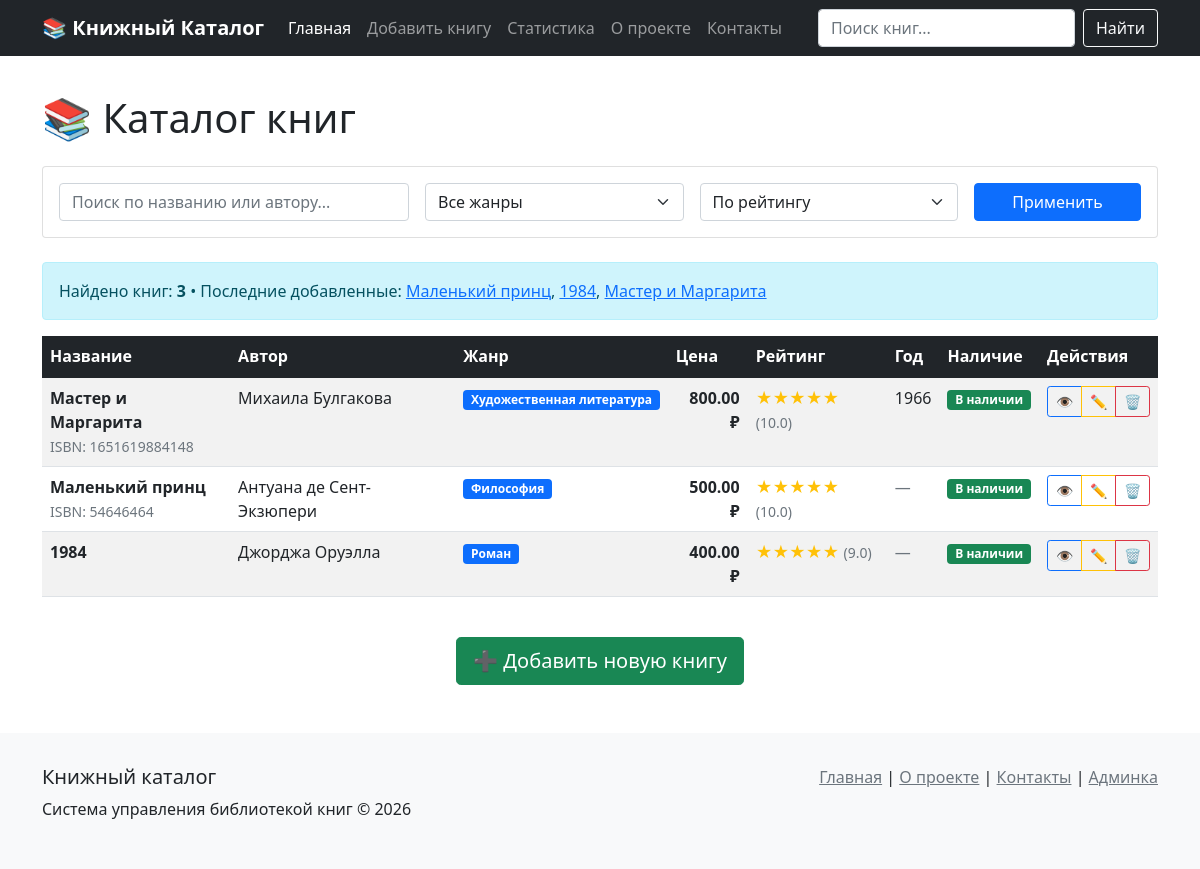
/?sort_by=-rating, run on the app's committed database.
### book/models.py (models this page shows, shortened)
class Book(models.Model):
    GENRE_CHOICES = [
        ('FICTION', 'Художественная литература'),
        ('SCIFI', 'Научная фантастика'),
        ('FANTASY', 'Фэнтези'),
        ('CLASSIC', 'Классика'),
        ('DETECTIVE', 'Детектив'),
        ('ROMANCE', 'Роман'),
        ('HISTORY', 'Историческая'),
        ('PSYCHOLOGY', 'Психология'),
        ('PHILOSOPHY', 'Философия'),
        ('CHILDREN', 'Детская'),
        ('OTHER', 'Другое'),
    ]
    title = models.CharField(
        verbose_name='Название',
        max_length=255
    )
    author = models.CharField(
        verbose_name='Автор',
        max_length=255
    )
    genre = models.CharField(
        verbose_name='Жанр',
        max_length=50,
        choices=GENRE_CHOICES,
        default='FICTION'
    )
    short_description = models.TextField(
        verbose_name='Краткое описание',
        blank=True
    )
    reading_reason = models.TextField(
        verbose_name='Почему стоит прочитать',
        blank=True
    )
    rating = models.DecimalField(
        verbose_name='Рейтинг',
        max_digits=3,
        decimal_places=1,
        validators=[MinValueValidator(0.0), MaxValueValidator(10.0)],
        null=True,
        blank=True
    )
    price_rub = models.DecimalField(
        verbose_name='Цена (₽)',
        max_digits=10,
        decimal_places=2,
        validators=[MinValueValidator(0.0)],
        default=0.00
    )
    isbn = models.CharField(
        verbose_name='ISBN',
        max_length=13,
        blank=True,
        null=True,
        help_text='Международный стандартный книжный номер'
    )
    publication_year = models.PositiveIntegerField(
        verbose_name='Год издания',
        null=True,
        blank=True,
        validators=[MinValueValidator(1800), MaxValueValidator(2100)],
        help_text='Год первой публикации'
    )
    page_count = models.PositiveIntegerField(
        verbose_name='Количество страниц',
        null=True,
        blank=True,
        help_text='Объем книги в страницах'
    )
    cover_image = models.ImageField(
        verbose_name='Обложка книги',
        upload_to='book/covers/',
        null=True,
        blank=True,
        help_text='Изображение обложки'
    )
    is_available = models.BooleanField(
        verbose_name='В наличии',
        default=True
    )
    created_at = models.DateTimeField(
        verbose_name='Дата добавления',
        auto_now_add=True
    )
    updated_at = models.DateTimeField(
        verbose_name='Дата обновления',
        auto_now=True
    )
    class Meta:
        verbose_name = 'Книга'
        verbose_name_plural = 'Книги'
        ordering = ['-created_at']

### book/views.py (the view, shortened to what this page needs)
# urls.py: path('', views.BookListView.as_view(), name='book_list'),  # ← name='book_list'
class BookListView(ListView):
    model = Book
    template_name = 'book/book_list.html'
    context_object_name = 'books'
    paginate_by = 15
    def get_queryset(self):
        queryset = Book.objects.all()
        search = self.request.GET.get('search', '')
        genre = self.request.GET.get('genre', '')
        price_range = self.request.GET.get('price_range', '')
        sort_by = self.request.GET.get('sort_by', '-created_at')
        only_available = self.request.GET.get('only_available', 'on') == 'on'
        if only_available:
            queryset = queryset.filter(is_available=True)
        if search:
            queryset = queryset.filter(
                Q(title__icontains=search) |
                Q(author__icontains=search) |
                Q(short_description__icontains=search)
            )
        if genre:
            queryset = queryset.filter(genre=genre)
        if sort_by in ['title', '-title', 'rating', '-rating', 'price_rub', '-price_rub',
                       'publication_year', '-publication_year', 'created_at', '-created_at']:
            queryset = queryset.order_by(sort_by)
        return queryset
    def get_context_data(self, **kwargs):
        context = super().get_context_data(**kwargs)
        context['filter_form'] = BookFilterForm(self.request.GET or None)
        queryset = self.get_queryset()
        context['total_books'] = queryset.count()
        context['recent_books'] = Book.objects.order_by('-created_at')[:5]
        context['top_rated'] = Book.objects.filter(rating__isnull=False).order_by('-rating')[:5]
        return context

### book/forms.py
class BookFilterForm(forms.Form):
    search = forms.CharField(required=False)
    genre = forms.ChoiceField(choices=[], required=False)
    sort_by = forms.ChoiceField(
        choices=[
            ('-created_at', 'По дате (новые)'),
            ('title', 'По названию (А-Я)'),
            ('-title', 'По названию (Я-А)'),
            ('-rating', 'По рейтингу'),
            ('-price_rub', 'По цене (дорогие)'),
            ('price_rub', 'По цене (дешевые)'),
        ],
        required=False
    )
    def __init__(self, *args, **kwargs):
        super().__init__(*args, **kwargs)
        self.fields['genre'].choices = [('', 'Все жанры')] + list(Book.GENRE_CHOICES)

### book/templates/book/book_list.html (shortened to what this page needs)
{% extends 'book/base.html' %}
{% block content %}
<h1 class="mb-4">📚 Каталог книг</h1>
<div class="card mb-4">
    <div class="card-body">
        <form method="get" class="row g-3">
            <div class="col-md-4">
                <input type="text" name="search" class="form-control"
                       placeholder="Поиск по названию или автору..."
                       value="{{ request.GET.search }}">
            </div>
            <div class="col-md-3">
                <select name="genre" class="form-select">
                    <option value="">Все жанры</option>
                </select>
            </div>
            <div class="col-md-3">
                <select name="sort_by" class="form-select">
                    <option value="-rating" {% if request.GET.sort_by == '-rating' %}selected{% endif %}>
                        По рейтингу
                    </option>
                </select>
            </div>
            <div class="col-md-2">
                <button type="submit" class="btn btn-primary w-100">
                    Применить
                </button>
            </div>
        </form>
    </div>
</div>
<div class="alert alert-info">
    Найдено книг: <strong>{{ total_books }}</strong>
    {% if recent_books %}
    • Последние добавленные:
    {% for book in recent_books %}
    <a href="{% url 'book:book_detail' book.pk %}">{{ book.title }}</a>{% if not forloop.last %}, {% endif %}
    {% endfor %}
    {% endif %}
</div>
<div class="table-responsive">
    <table class="table table-striped table-hover">
        <thead class="table-dark">
            <tr>
                <th>Название</th>
                <th>Автор</th>
                <th>Жанр</th>
                <th>Цена</th>
                <th>Рейтинг</th>
                <th>Год</th>
                <th>Наличие</th>
                <th>Действия</th>
            </tr>
        </thead>
        <tbody>
            {% for book in books %}
            <tr>
                <td>
                    <strong>{{ book.title }}</strong>
                    {% if book.isbn %}
                    <br><small class="text-muted">ISBN: {{ book.isbn }}</small>
                    {% endif %}
                </td>
                <td>{{ book.author }}</td>
                <td>
                    <span class="badge bg-primary">
                        {{ book.get_genre_display }}
                    </span>
                </td>
                <td class="text-end">
                    <strong>{{ book.price_rub }} ₽</strong>
                </td>
                <td>
                    {% if book.rating %}
                    <div class="text-warning">
                        {% with ''|center:book.rating as range %}
                        {% for _ in range|slice:":5" %}★{% endfor %}
                        {% endwith %}
                        <small class="text-muted">({{ book.rating }})</small>
                    </div>
                    {% else %}
                    <span class="text-muted">—</span>
                    {% endif %}
                </td>
                <td>
                    {% if book.publication_year %}
                    {{ book.publication_year }}
                    {% else %}
                    <span class="text-muted">—</span>
                    {% endif %}
                </td>
                <td>
                    {% if book.is_available %}
                    <span class="badge bg-success">В наличии</span>
                    {% else %}
                    <span class="badge bg-danger">Нет</span>
                    {% endif %}
                </td>
                <td>
                    <div class="btn-group btn-group-sm">
                        <a href="{% url 'book:book_detail' book.pk %}"
                           class="btn btn-outline-primary" title="Просмотр">
                            👁️
                        </a>
                        <a href="{% url 'book:book_update' book.pk %}"
                           class="btn btn-outline-warning" title="Редактировать">
                            ✏️
                        </a>
                        <a href="{% url 'book:book_delete' book.pk %}"
                           class="btn btn-outline-danger" title="Удалить">
                            🗑️
                        </a>
                    </div>
                </td>
            </tr>
            {% endfor %}
        </tbody>
    </table>
</div>
<div class="mt-4 text-center">
    <a href="{% url 'book:book_create' %}" class="btn btn-success btn-lg">
        ➕ Добавить новую книгу
    </a>
</div>
{% endblock %}

### book/templates/book/base.html (style rules this page uses)
body { padding-top: 70px; }

### data on the page
Book: title "Маленький принц", isbn "54646464", author "Антуана де Сент-Экзюпери", genre "Философия", price_rub "500.00", rating "10.0", is_available "В наличии"
Book: title "1984", author "Джорджа Оруэлла", genre "Роман", price_rub "400.00", rating "9.0", is_available "В наличии"
Book: title "Мастер и Маргарита", isbn "1651619884148", author "Михаила Булгакова", genre "Художественная литература", price_rub "800.00", rating "10.0", publication_year "1966", is_available "В наличии"

### other printed values
{{ total_books }} "3"
